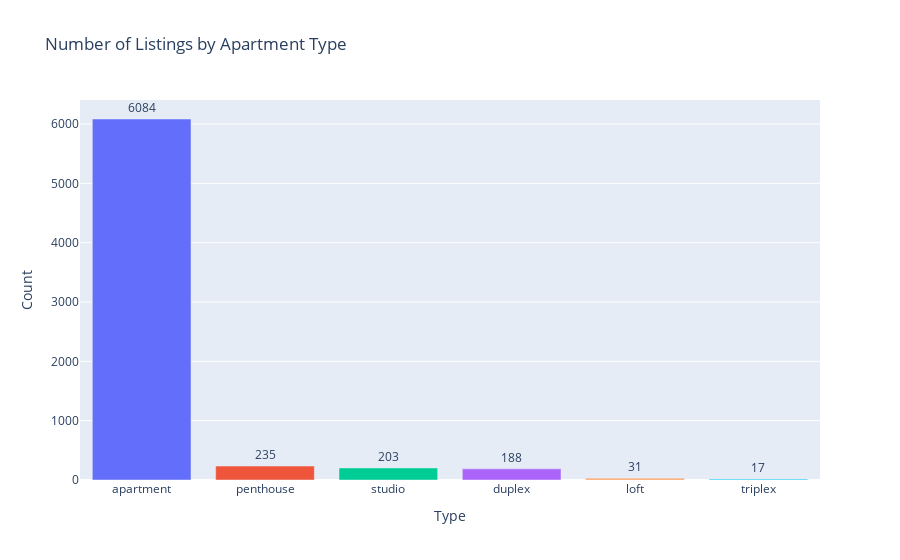
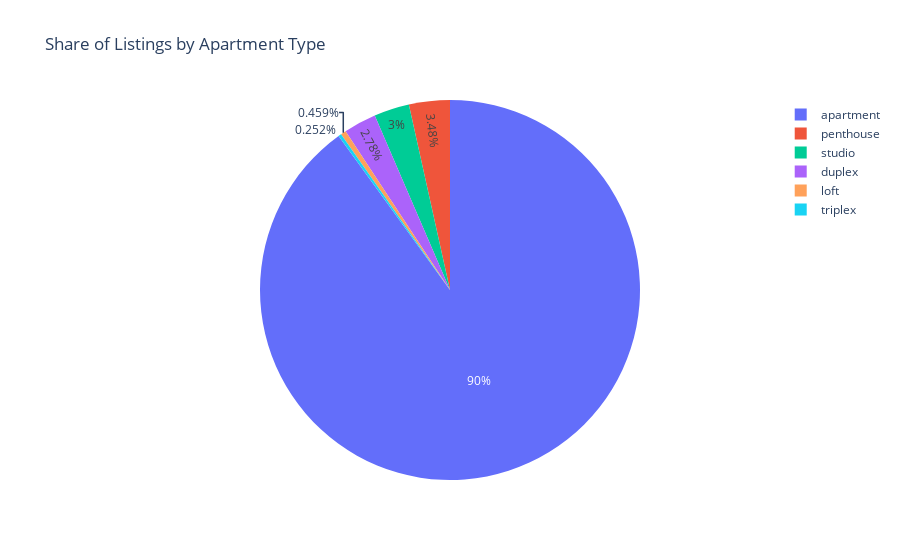

The cell these charts' notebook holds for them, in order:
### Code cell
type_counts = apartments["type"].value_counts().reset_index()
type_counts.columns = ["Type", "Count"]

import plotly.express as px

fig = px.bar(
    type_counts,
    x="Type",
    y="Count",
    title="Number of Listings by Apartment Type",
    color="Type",
    text="Count",
)

fig.update_traces(textposition="outside")
fig.update_layout(showlegend=False)
fig.show()

fig = px.pie(
    type_counts,
    names="Type",
    values="Count",
    title="Share of Listings by Apartment Type",
)
fig.show()

### Figure 1 — Plotly figure (JSON) as saved in the notebook; plotly's stock layout.template omitted (floating-point values rounded to 4 significant figures)
{"data": [{"hovertemplate": "Type=%{x}<br>Count=%{text}<extra></extra>", "legendgroup": "apartment", "marker": {"color": "#636efa", "pattern": {"shape": ""}}, "name": "apartment", "orientation": "v", "showlegend": true, "text": [6084.0], "textposition": "outside", "type": "bar", "x": ["apartment"], "xaxis": "x", "y": [6084], "yaxis": "y"}, {"hovertemplate": "Type=%{x}<br>Count=%{text}<extra></extra>", "legendgroup": "penthouse", "marker": {"color": "#EF553B", "pattern": {"shape": ""}}, "name": "penthouse", "orientation": "v", "showlegend": true, "text": [235.0], "textposition": "outside", "type": "bar", "x": ["penthouse"], "xaxis": "x", "y": [235], "yaxis": "y"}, {"hovertemplate": "Type=%{x}<br>Count=%{text}<extra></extra>", "legendgroup": "studio", "marker": {"color": "#00cc96", "pattern": {"shape": ""}}, "name": "studio", "orientation": "v", "showlegend": true, "text": [203.0], "textposition": "outside", "type": "bar", "x": ["studio"], "xaxis": "x", "y": [203], "yaxis": "y"}, {"hovertemplate": "Type=%{x}<br>Count=%{text}<extra></extra>", "legendgroup": "duplex", "marker": {"color": "#ab63fa", "pattern": {"shape": ""}}, "name": "duplex", "orientation": "v", "showlegend": true, "text": [188.0], "textposition": "outside", "type": "bar", "x": ["duplex"], "xaxis": "x", "y": [188], "yaxis": "y"}, {"hovertemplate": "Type=%{x}<br>Count=%{text}<extra></extra>", "legendgroup": "loft", "marker": {"color": "#FFA15A", "pattern": {"shape": ""}}, "name": "loft", "orientation": "v", "showlegend": true, "text": [31.0], "textposition": "outside", "type": "bar", "x": ["loft"], "xaxis": "x", "y": [31], "yaxis": "y"}, {"hovertemplate": "Type=%{x}<br>Count=%{text}<extra></extra>", "legendgroup": "triplex", "marker": {"color": "#19d3f3", "pattern": {"shape": ""}}, "name": "triplex", "orientation": "v", "showlegend": true, "text": [17.0], "textposition": "outside", "type": "bar", "x": ["triplex"], "xaxis": "x", "y": [17], "yaxis": "y"}], "layout": {"barmode": "relative", "legend": {"title": {"text": "Type"}, "tracegroupgap": 0}, "showlegend": false, "title": {"text": "Number of Listings by Apartment Type"}, "xaxis": {"anchor": "y", "categoryarray": ["apartment", "penthouse", "studio", "duplex", "loft", "triplex"], "categoryorder": "array", "domain": [0, 1], "title": {"text": "Type"}}, "yaxis": {"anchor": "x", "domain": [0, 1], "title": {"text": "Count"}}}}

### Figure 2 — Plotly figure (JSON) as saved in the notebook; plotly's stock layout.template omitted (floating-point values rounded to 4 significant figures)
{"data": [{"domain": {"x": [0, 1], "y": [0, 1]}, "hovertemplate": "Type=%{label}<br>Count=%{value}<extra></extra>", "labels": ["apartment", "penthouse", "studio", "duplex", "loft", "triplex"], "legendgroup": "", "name": "", "showlegend": true, "type": "pie", "values": [6084, 235, 203, 188, 31, 17]}], "layout": {"legend": {"tracegroupgap": 0}, "title": {"text": "Share of Listings by Apartment Type"}}}
